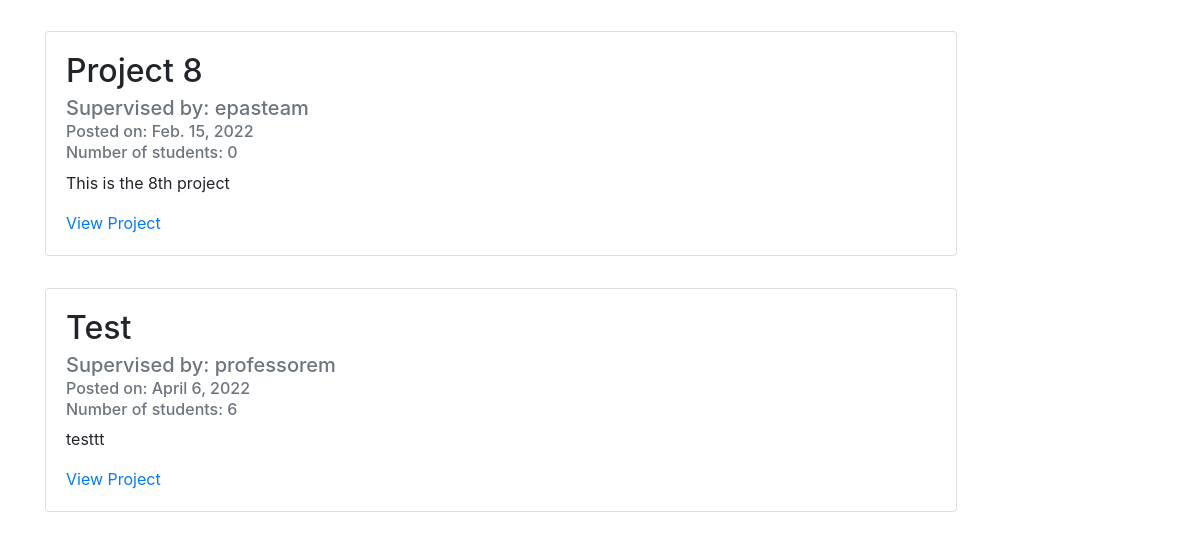
The page /approval/ (lower part) on the database as committed earlier.
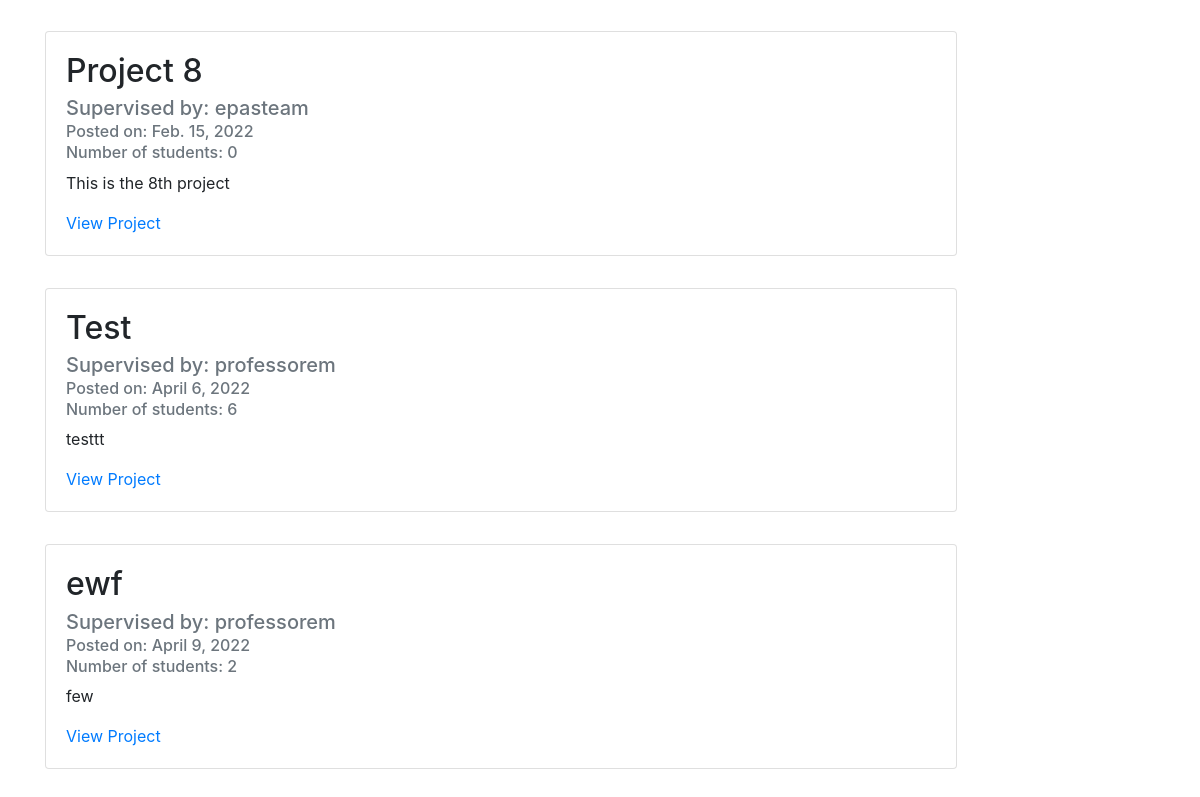
The same page on the database as committed later.
### projectListing/models.py (models this page shows, shortened)
class Post(models.Model):
    title = models.CharField(max_length=100)
    description = models.TextField()
    date_posted = models.DateField(default=timezone.now)
    professor = models.ForeignKey(User, on_delete=models.CASCADE)
    desiredNumStudents = models.IntegerField()
    maxNumStudents = models.IntegerField()
    minTermLength = models.IntegerField()
    maxTermLength = models.IntegerField()
    relatedProgram = models.CharField(max_length=100)
    course = models.CharField(max_length=100, default="null")
    active = models.BooleanField(default=False)
    isApproved = models.BooleanField(default=False)

class User(AbstractUser):
    class Types(models.TextChoices):
        STUDENT = 'STUDENT', 'Student'
        PROFESSOR = 'PROFESSOR', 'Professor'
        CORPORATE_SUPERVISOR = 'CORPORATE_SUPERVISOR', 'Corporate Supervisor'
        PROGRAM_DIRECTOR = 'PROGRAM_DIRECTOR', 'Program Director'
    type = models.CharField(max_length=50, choices=Types.choices, default=Types.STUDENT)
    def __str__(self):
        return self.username

### projectListing/views.py (the view)
# urls.py: path('approval/', views.homeDirector, name='projectListing-homeDirector'),
def homeDirector(request):
    context = {
        'postedProject': Post.objects.all()
    }
    return render(request, 'projectListing/home_director.html', context)

### projectListing/templates/projectListing/home_director.html (shortened to what this page needs)
{% extends "projectListing/base.html" %}
{% block content %}
<br>
    <h1>List of Projects Waiting for Approval</h1>    <br>
    <div class="card-deck">
            {% for post in postedProject %}
                {% if post.isApproved is False %}
                <div class="card" style="min-width: 80%; max-width: 80%; margin-bottom: 2rem;">
                    <div class="card-body">
                        <h2 class="card-title">{{ post.title }}</h2>
                        <h5 class="card-subtitle mb-2 text-muted">Supervised by: {{ post.professor }}</h3>
                        <h6 class="card-subtitle mb-2 text-muted">Posted on: {{ post.date_posted }}</h3>
                        <h6 class="card-subtitle mb-2 text-muted">Number of students: {{ post.desiredNumStudents}}</h3>
                        <p class="card-text">{{ post.description }}</p>
                        <a href="{% url 'post-detail' post.id %}" class="card-link">View Project</a>
                    </div>
                </div>
                {% endif %}
            {% endfor %}
{% endblock content %}

Rows that differ between the two databases and show on the page:
added Post: title "ewf", professor "professorem", date_posted "April 9, 2022", desiredNumStudents "2", description "few"
